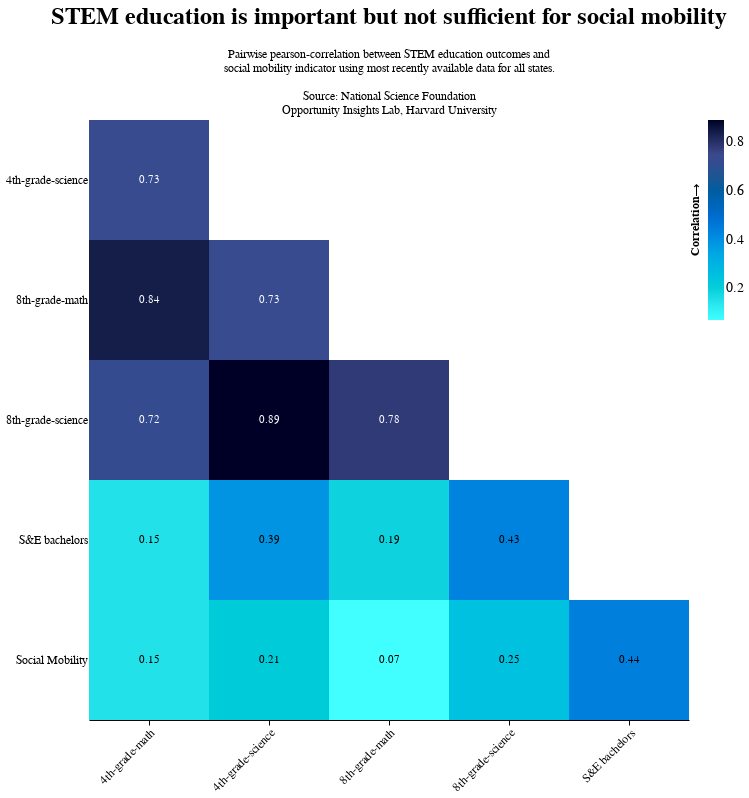

Notebook source saved alongside this figure:
### Code cell
palette = ["#41FFFF","#00CCD9","#00A7E4","#006DD6", 
            "#005B97", "#3D478B", "#000027"]
color_scale = alt.Scale(range= palette)

base = alt.Chart(newdf, height=600, width=600).encode(
    x=alt.X('variable:N',axis=alt.Axis(labelAngle=-45, grid=False)),
    y=alt.Y('variable2:N',axis=alt.Axis(grid=False)))

# Text layer with correlation labels
# Colors are for easier readability
text = base.mark_text().encode(
    text=alt.Text('correlation'),
    color=alt.condition(
        alt.datum.correlation < 0.5, 
        alt.value('black'),
        alt.value('white')
    )
)

# The correlation heatmap itself
cor_plot = base.mark_rect().encode(
    color=alt.Color('correlation:Q', scale=color_scale,
                   legend=alt.Legend(title= "Correlation⟶", orient="right", titleOrient="left", padding=0))
)

final = cor_plot + text

final.resolve_legend(color='independent').properties(title = alt.TitleParams(
                      ["STEM education is important but not sufficient for social mobility"],
                       subtitle = ["Pairwise pearson-correlation between STEM education outcomes and",
                                   "social mobility indicator using most recently available data for all states.",
                                  "",
                                   "Source: National Science Foundation",
                                   "Opportunity Insights Lab, Harvard University"],
                       fontSize = 24,
                       anchor="middle",
                       subtitlePadding=20)).configure_view(stroke=None)

### Figure 1 — Vega-Lite specification as saved in the notebook (floating-point values rounded to 4 significant figures)
{"config": {"title": {"fontSize": 24, "font": "Gill Sans", "anchor": "start", "fontColor": "#000000"}, "axisX": {"domain": true, "domainColor": "#000000", "domainWidth": 1, "grid": false, "labelFont": "Gill Sans", "labelFontSize": 12, "labelAngle": 0, "tickColor": "#000000", "tickSize": 5, "titleFont": "Gill Sans", "titleFontSize": 14, "titlePadding": 10, "title": "X Axis Title (units)"}, "axisY": {"domain": false, "grid": true, "gridColor": "#DEDDDD", "gridWidth": 1, "labelFont": "Gill Sans", "labelFontSize": 12, "labelAngle": 0, "ticks": false, "titleFont": "Gill Sans", "titleFontSize": 14, "titlePadding": 10, "title": "Y Axis Title (units)", "titleAngle": 0, "titleY": -10, "titleX": 18}, "range": {"category": ["#1FB8FC", "#B2B2B2", "#000000", "#FDCC3F", "#B4F5A9#4ED4B5", "#FF887F", "#FFBEFF"], "diverging": ["#D5FFFF", "#95F8FF", "#70D3FC", "#0099EA", "#005B97", "#3D478B", "#000027"]}, "legend": {"labelFont": "Gill Sans", "labelFontSize": 14, "symbolType": "square", "symbolSize": 100, "titleFont": "Gill Sans", "titleFontSize": 12, "title": "", "offset": 0}, "view": {"stroke": null}}, "layer": [{"mark": "rect", "encoding": {"color": {"type": "quantitative", "field": "correlation", "legend": {"orient": "right", "padding": 0, "title": "Correlation⟶", "titleOrient": "left"}, "scale": {"range": ["#41FFFF", "#00CCD9", "#00A7E4", "#006DD6", "#005B97", "#3D478B", "#000027"]}}, "x": {"type": "nominal", "axis": {"grid": false, "labelAngle": -45}, "field": "variable"}, "y": {"type": "nominal", "axis": {"grid": false}, "field": "variable2"}}, "height": 600, "width": 600}, {"mark": "text", "encoding": {"color": {"condition": {"value": "black", "test": "(datum.correlation < 0.5)"}, "value": "white"}, "text": {"type": "quantitative", "field": "correlation"}, "x": {"type": "nominal", "axis": {"grid": false, "labelAngle": -45}, "field": "variable"}, "y": {"type": "nominal", "axis": {"grid": false}, "field": "variable2"}}, "height": 600, "width": 600}], "data": {"name": "data-e34d0b349a074e6bbbf7e7fdfbe2bac0"}, "resolve": {"legend": {"color": "independent"}}, "title": {"text": ["STEM education is important but not sufficient for social mobility"], "anchor": "middle", "fontSize": 24, "subtitle": ["Pairwise pearson-correlation between STEM education outcomes and", "social mobility indicator using most recently available data for all states.", "", "Source: National Science Foundation", "Opportunity Insights Lab, Harvard University"], "subtitlePadding": 20}, "$schema": "https://vega.github.io/schema/vega-lite/v4.8.1.json", "datasets": {"data-e34d0b349a074e6bbbf7e7fdfbe2bac0": [{"variable": "4th-grade-math", "variable2": "4th-grade-science", "correlation": 0.73}, {"variable": "4th-grade-math", "variable2": "8th-grade-math", "correlation": 0.84}, {"variable": "4th-grade-math", "variable2": "8th-grade-science", "correlation": 0.72}, {"variable": "4th-grade-math", "variable2": "S&E bachelors", "correlation": 0.15}, {"variable": "4th-grade-math", "variable2": "Social Mobility", "correlation": 0.15}, {"variable": "4th-grade-science", "variable2": "8th-grade-math", "correlation": 0.73}, {"variable": "4th-grade-science", "variable2": "8th-grade-science", "correlation": 0.89}, {"variable": "4th-grade-science", "variable2": "S&E bachelors", "correlation": 0.39}, {"variable": "4th-grade-science", "variable2": "Social Mobility", "correlation": 0.21}, {"variable": "8th-grade-math", "variable2": "8th-grade-science", "correlation": 0.78}, {"variable": "8th-grade-math", "variable2": "S&E bachelors", "correlation": 0.19}, {"variable": "8th-grade-math", "variable2": "Social Mobility", "correlation": 0.07}, {"variable": "8th-grade-science", "variable2": "S&E bachelors", "correlation": 0.43}, {"variable": "8th-grade-science", "variable2": "Social Mobility", "correlation": 0.25}, {"variable": "S&E bachelors", "variable2": "Social Mobility", "correlation": 0.44}]}}
